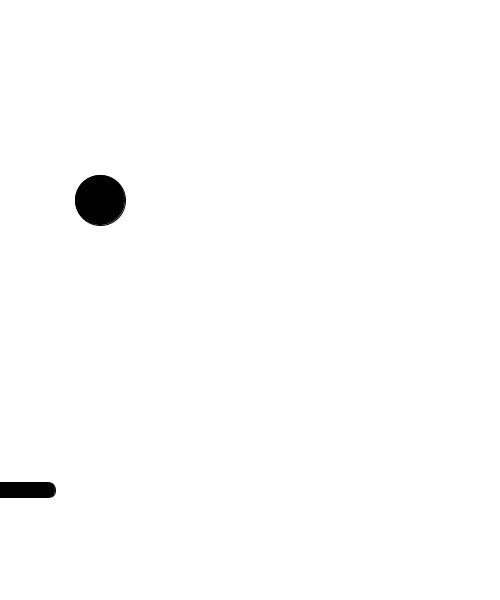
Frame 1 (no input)
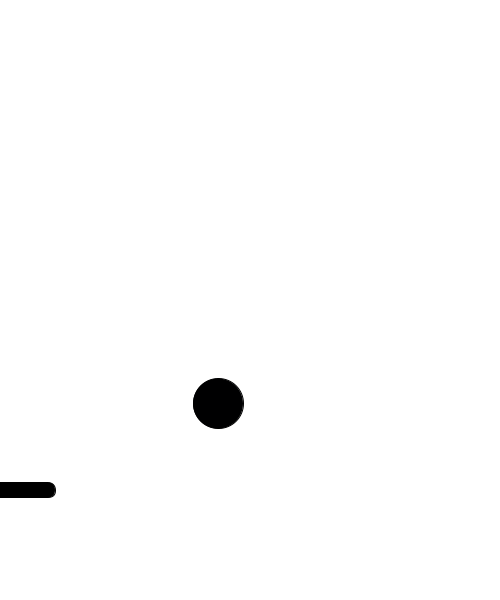
Frame 60 (the mouse pressed at the canvas centre just before this capture)
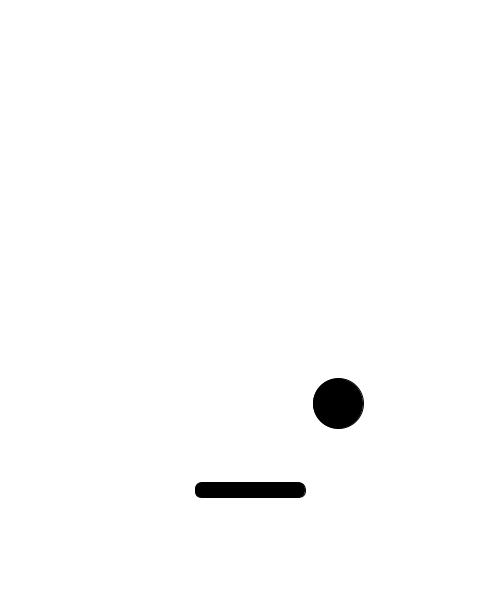
Frame 120 (the mouse held since frame 60 and released just before this capture)

The Processing sketch that drew these frames (run headless with seeded random() and noise(); from frame 60 on, the mouse is pressed at the canvas centre):

// Processing sketch: Pong
// ── Pong.pde
ArrayList<Ball> bouncingBalls ;
void setup() {
  size(500, 600);
  bouncingBalls=new ArrayList<Ball>();
  bouncingBalls.add(new Ball(100, 200, 2, 2, 25, color (0, 0, 1)));
}

void draw() {
    background(255);
  for (Ball ball : bouncingBalls) {
    ball.draw();
    ball.move();
    fill(0, 0, 0);
    rectMode(CENTER);
    rect(mouseX, 490, 110, 15, 10);
  }
}

// ── Ballclass.pde
class Ball {
  float x, y, vx, vy, radius;
  int colr;
  float gravity=0.05;

  Ball (float x_, float y_, float vx_, float vy_, float radius_, int colr_) {
    x=x_;
    y=y_;
    vx=vx_;
    vy=vy_;
    radius=radius_;
    colr=colr_;
  }

  void draw() {
    fill (colr);
    ellipse(x, y, radius*2, radius*2);
  }
  void move() {
    x=x+vx;
    y=y+vy;
    if (y+vy>height-radius) {
      vy=-abs(vy);
    } else {
      vy=vy+gravity;
    }
    if (x>width-radius) {
      vx=-abs(vx);
    }
    if (y<radius) {
      vy=abs(vy);
    }
    if (x<radius) {
      vx=abs(vx);
    }
  }
}


// ── Paddleclass.pde
class Paddle {

  void draw() {
    fill(0, 0, 0);
    rectMode(CENTER);
    rect(getX(), getY(), 110, 15, 10);
  }

  float getX() {
    return mouseX;
  }
  float getY() {
    return 490;
  }
}
